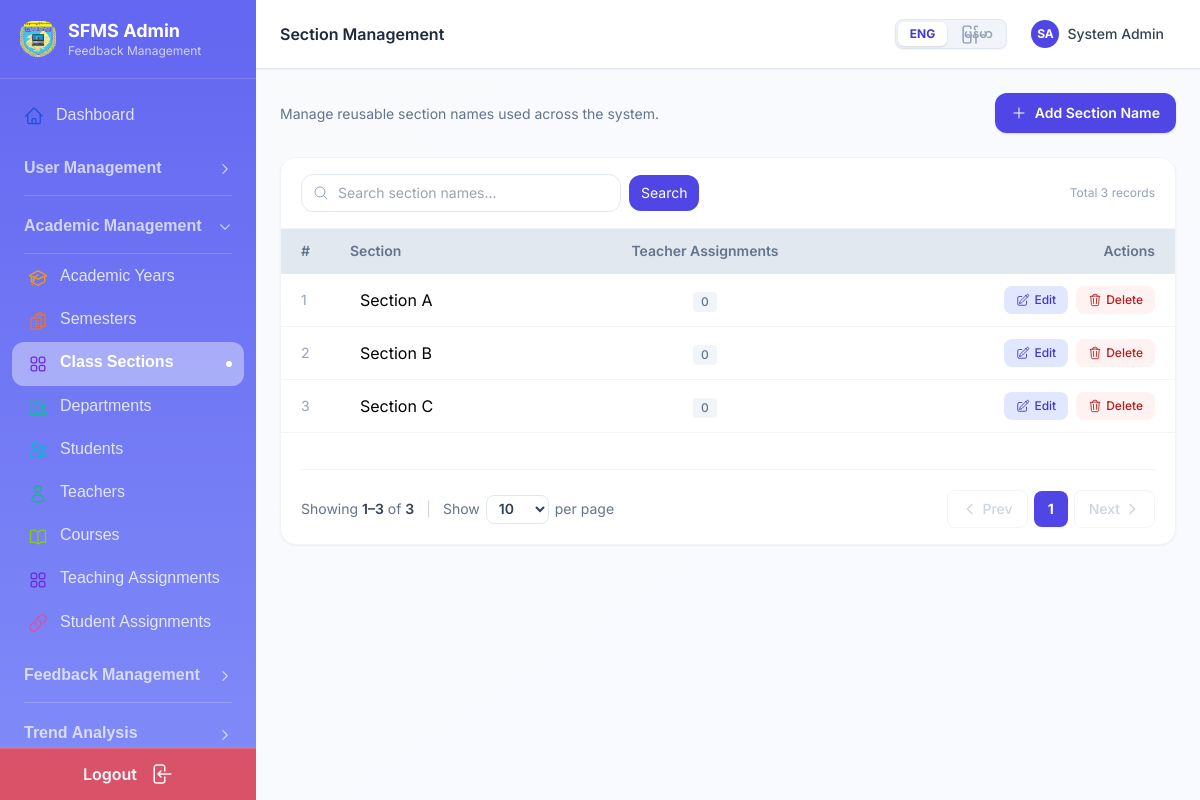
Page /admin/section_management.php (signed in) on the committed database.
### tables this page shows
CREATE TABLE IF NOT EXISTS users (
    id INT AUTO_INCREMENT PRIMARY KEY,
    name VARCHAR(100) NOT NULL,
    username VARCHAR(50) NOT NULL UNIQUE,
    email VARCHAR(100) NOT NULL UNIQUE,
    password VARCHAR(255) NOT NULL,
    role ENUM('admin','teacher','student') NOT NULL,
    profile_image VARCHAR(255) DEFAULT NULL,
    created_at TIMESTAMP DEFAULT CURRENT_TIMESTAMP,
    updated_at TIMESTAMP DEFAULT CURRENT_TIMESTAMP ON UPDATE CURRENT_TIMESTAMP
);

CREATE TABLE IF NOT EXISTS section_master (
    id INT AUTO_INCREMENT PRIMARY KEY,
    section_name VARCHAR(10) NOT NULL UNIQUE,
    created_at TIMESTAMP DEFAULT CURRENT_TIMESTAMP,
    updated_at TIMESTAMP DEFAULT CURRENT_TIMESTAMP ON UPDATE CURRENT_TIMESTAMP
);

### admin/section_management.php (the view, shortened to what the rows shown need)
<?php
require_once '../config/db.php';
require_once '../includes/auth.php';
require_once '../includes/functions.php';
$pageTitle = $LANG['section_management_title'] ?? 'Section Management';
$search = clean($_GET['search'] ?? '');
$perPage = max(10, min(100, (int) ($_GET['per_page'] ?? 10)));
$page = max(1, (int) ($_GET['page'] ?? 1));
$conditions = [];
$params = [];
$types = '';
$where = $conditions ? 'WHERE ' . implode(' AND ', $conditions) : '';
$countSql = "SELECT COUNT(*) AS c FROM section_master sm $where";
$c = $conn->prepare($countSql);
$c->execute();
$total = (int) $c->get_result()->fetch_assoc()['c'];
$pg = paginate($total, $perPage, $page);
$off = $pg['offset'];
$dataSql = "SELECT sm.*,
    (SELECT COUNT(*) FROM sections WHERE section_id = sm.id) AS assignment_count
    FROM section_master sm $where ORDER BY sm.section_name ASC LIMIT ? OFFSET ?";
$params[] = $perPage;
$params[] = $off;
$types .= 'ii';
$stmt = $conn->prepare($dataSql);
$stmt->bind_param($types, ...$params);
$stmt->execute();
$rows = $stmt->get_result()->fetch_all(MYSQLI_ASSOC);
$buildQuery = function ($overrides = []) use ($search) {
    $params = array_merge(['search' => $search], $overrides);
    $params = array_filter($params);
    return 'section_management.php' . ($params ? '?' . http_build_query($params) : '');
};
include '../includes/admin_header.php';
include '../includes/admin_sidebar.php';
?>
<div class="bg-white rounded-2xl shadow-sm border border-slate-100 overflow-hidden">
    <div class="overflow-x-auto">
        <table class="w-full border-collapse">
            <thead class="bg-slate-200 border-b border-slate-200">
                <tr>
                    <th class="text-left px-5 py-3 text-slate-500 w-12 text-sm font-semibold">#</th>
                    <th class="text-left px-5 py-3 text-slate-500 text-sm font-semibold">
                        <?= $LANG['section_name'] ?? 'Section Name' ?>
                    </th>
                    <th class="text-center px-5 py-3 text-slate-500 text-sm font-semibold">
                        <?= $LANG['assignments_label'] ?? 'Assignments' ?>
                    </th>
                    <th class="text-right px-5 py-3 text-slate-500 text-sm font-semibold">
                        <?= $LANG['col_actions'] ?? 'Actions' ?>
                    </th>
                </tr>
            </thead>
            <tbody class="divide-y divide-slate-100">
                <?php if ($rows): ?>
                    <?php foreach ($rows as $i => $row): ?>
                        <tr class="hover:bg-slate-50 transition-colors">
                            <td class="px-5 py-3 text-sm text-slate-400"><?= $pg['offset'] + $i + 1 ?></td>
                            <td class="px-5 py-3">
                                <span class="inline-flex items-center px-2.5 py-0.5 rounded-full text-md">
                                    <?= $LANG['section_label'] ?? 'Section' ?>         <?= e($row['section_name']) ?>
                                </span>
                            </td>
                            <td class="px-5 py-3 text-center">
                                <span
                                    class="inline-flex items-center px-2 py-0.5 rounded text-xs font-medium <?= $row['assignment_count'] > 0 ? 'bg-green-100 text-green-700' : 'bg-slate-100 text-slate-500' ?>">
                                    <?= $row['assignment_count'] ?>
                                </span>
                            </td>
                            <td class="px-5 py-3 text-right">
                                <div class="flex items-center justify-end gap-2">
                                    <button onclick="openEdit(<?= htmlspecialchars(json_encode($row), ENT_QUOTES) ?>)"
                                        class="inline-flex items-center gap-1 px-3 py-1.5 text-xs font-medium text-indigo-700 bg-indigo-100 hover:bg-indigo-200 rounded-lg">
                                        <?= iconSvg('edit', 'w-3.5 h-3.5') ?>
                                        <?= $LANG['edit'] ?? 'Edit' ?>
                                    </button>
                                    <button onclick="openDelete(<?= $row['id'] ?>, '<?= e($row['section_name']) ?>')"
                                        class="inline-flex items-center gap-1 px-3 py-1.5 text-xs font-medium text-red-700 bg-red-50 hover:bg-red-100 rounded-lg">
                                        <?= iconSvg('trash', 'w-3.5 h-3.5') ?>
                                        <?= $LANG['delete'] ?? 'Delete' ?>
                                    </button>
                                </div>
                            </td>
                        </tr>
                    <?php endforeach ?>
                <?php endif ?>
            </tbody>
        </table>
    </div>
    <div class="px-5 py-4 border-t border-slate-100">
        <?= paginationLinks($pg, $buildQuery(), $perPage) ?>
    </div>
</div>
<?php include '../includes/admin_footer.php'; ?>

### includes/admin_sidebar.php (shortened to what the rows shown need)
        <?php $groupActive = false; ?>
        <?php foreach ($nav as $item): ?>
            <?php if (($item['type'] ?? '') === 'section'): ?>
                <?php if ($groupActive): ?>
                    </div>
                    <?php $groupActive = false; ?>
                <?php endif; ?>
                <p class="px-3 pt-4 pb-1
                           text-[12px]
                           font-semibold
                           leading-[1.7]
                           tracking-wide
                           text-white/60">
                    <?= e($item['label']) ?>
                </p>
            <?php elseif (($item['type'] ?? '') === 'group'): ?>
                <?php if ($groupActive): ?>
                    </div>
                    <?php $groupActive = false; ?>
                <?php endif; ?>
                <?php $groupKey = $item['key']; ?>
                <div class="px-3 pt-4 pb-0">
                    <button onclick="toggleGroup('<?= $groupKey ?>')" class="w-full flex items-center justify-between
                               pb-3
                               text-[16px]
                               font-semibold
                               leading-[1.7]
                               text-white/70
                               hover:text-white
                               transition-colors
                               border-b border-white/20">
                        <span>
                            <?= e($item['label']) ?>
                        </span>
                        <svg id="chevron-<?= $groupKey ?>" xmlns="http://www.w3.org/2000/svg" fill="none" viewBox="0 0 24 24"
                            stroke-width="2" stroke="currentColor" class="w-3.5 h-3.5 flex-shrink-0
                                   transition-transform duration-200
                                   <?= $item['isOpen'] ? 'rotate-90' : '' ?>">
                            <path stroke-linecap="round" stroke-linejoin="round" d="M8.25 4.5l7.5 7.5-7.5 7.5" />
                        </svg>
                    </button>
                </div>
                <div id="group-<?= $groupKey ?>" class="<?= $item['isOpen'] ? '' : 'hidden' ?>">
                    <?php $groupActive = true; ?>
                <?php else:
                ?>
                        <?= iconSvg(
                            $item['icon'],
                            'w-5 h-5 flex-shrink-0 ' .
                            ($item['iconColor'] ?? 'text-white/80')
                        ) ?>
                <?php endif; ?>
            <?php endforeach; ?>
            <?php if ($groupActive): ?>
            </div>
        <?php endif; ?>
<div class="flex-1 flex flex-col min-w-0 overflow-hidden">
    <header class="
            bg-white
            border-b border-slate-200
            px-4 lg:px-6
            py-3.5
            flex items-center gap-4
            flex-shrink-0
            sticky top-0
            z-20
            shadow-sm
        ">
        <div>
            <h1 class="text-base font-semibold text-slate-800">
                <?= e($pageTitle) ?>
            </h1>
        </div>
        <div class="ml-auto flex items-center gap-3">
            <a href="/studentfeedbackucsh/admin/profile.php" class="
                    flex items-center gap-2
                    px-3 py-1.5
                    rounded-xl
                    hover:bg-slate-50
                    transition-colors
                ">
                <?php if (!empty($user['profile_image'])): ?>
                    <img src="/studentfeedbackucsh/<?= e($user['profile_image']) ?>" alt="Profile"
                        class="w-7 h-7 rounded-full object-cover">
                <?php else: ?>
                    <div class="
                            w-7 h-7
                            rounded-full
                            bg-indigo-600
                            flex items-center justify-center
                            text-xs
                            font-bold
                            text-white
                        ">
                        <?= e($initials) ?>
                    </div>
                <?php endif; ?>
                <span class="hidden md:block text-sm font-medium text-slate-700">
                    <?= e($user['name']) ?>
                </span>
            </a>
        </div>
    </header>
    <main class="flex-1 overflow-y-auto p-4 lg:p-6">

### includes/functions.php (shortened to what the rows shown need)
<?php
function e(string $s): string
{
    return htmlspecialchars($s, ENT_QUOTES, 'UTF-8');
}
function clean($val): string
{
    return trim(strip_tags($val));
}
function avatarInitials(string $name): string
{
    $parts = array_filter(explode(' ', trim($name)));
    $initials = '';
    foreach ($parts as $p) {
        $initials .= strtoupper($p[0]);
        if (strlen($initials) >= 2)
            break;
    }
    return $initials ?: 'U';
}
function paginate(int $total, int $perPage, int $current): array
{
    $totalPages = max(1, (int) ceil($total / $perPage));
    $current = max(1, min($current, $totalPages));
    return [
        'total' => $total,
        'per_page' => $perPage,
        'current' => $current,
        'total_pages' => $totalPages,
        'offset' => ($current - 1) * $perPage,
    ];
}
function paginationLinks(array $pg, string $baseUrl, int $perPage = 10): string
{
    global $LANG;
    $cur = $pg['current'];
    $total = $pg['total_pages'];
    $showing = $LANG['pagination_showing'] ?? 'Showing';
    $of = $LANG['pagination_of'] ?? 'of';
    $parsedUrl = parse_url($baseUrl);
    $existingParams = [];
    $path = $parsedUrl['path'] ?? '';
    $buildUrl = function (int $page) use ($path, $existingParams, $perPage) {
        $params = $existingParams;
        $params['page'] = $page;
        $params['per_page'] = $perPage;
        return $path . '?' . http_build_query($params);
    };
    $pages = [];
    $pages[] = 1;
    for ($i = max(2, $cur - 1); $i <= min($total - 1, $cur + 1); $i++) {
        $pages[] = $i;
    }
    $pages = array_unique($pages);
    sort($pages);
    $pageLinks = '';
    $prevPage = 0;
    foreach ($pages as $p) {
        if ($p === $cur) {
            $pageLinks .= '<span class="px-3.5 py-2 rounded-lg bg-indigo-600 text-white text-sm font-bold shadow-sm">' . $p . '</span>';
        } else {
            $pageLinks .= '<a href="' . $buildUrl($p) . '" class="px-3.5 py-2 rounded-lg border border-slate-200 text-sm text-slate-600 font-medium hover:bg-slate-100 hover:border-slate-300 transition-all duration-150">' . $p . '</a>';
        }
    }
    $ppOptions = '';
    foreach ([10, 25, 50, 100] as $pp) {
        $ppOptions .= '<option value="' . $pp . '"' . ($pp == $perPage ? ' selected' : '') . '>' . $pp . '</option>';
    }
    $start = ($cur - 1) * $perPage + 1;
    $end = min($cur * $perPage, $pg['total']);
    $html = '<nav class="flex flex-col sm:flex-row items-center justify-between gap-4 mt-5 pt-5 border-t border-slate-100">';
    $html .= '<div class="flex flex-wrap items-center gap-3 text-sm text-slate-500">';
    $html .= '<span>' . $showing . ' <span class="font-semibold text-slate-700">' . $start . '–' . $end . '</span> ' . $of . ' <span class="font-semibold text-slate-700">' . $pg['total'] . '</span></span>';
    $html .= '<span class="text-slate-300">|</span>';
    $html .= '<span class="inline-flex items-center gap-1.5">';
    $html .= '<span>Show</span>';
    $html .= '<select onchange="changePerPage(this.value, \'' . htmlspecialchars(addcslashes($path, "'"), ENT_QUOTES) . '\', ' . $perPage . ')" class="border border-slate-200 rounded-lg px-2 py-1 text-sm font-semibold text-slate-700 bg-white focus:outline-none focus:ring-2 focus:ring-blue-500 focus:border-blue-500 cursor-pointer transition-all duration-150">';
    $html .= $ppOptions;
    $html .= '</select>';
    $html .= '<span>per page</span>';
    $html .= '</span>';
    $html .= '</div>';
    $html .= '<div class="flex items-center gap-1.5">';
    if ($cur > 1) {
        $html .= '<a href="' . $buildUrl($cur - 1) . '" class="px-3.5 py-2 rounded-lg border border-slate-200 text-sm font-medium text-slate-600 hover:bg-slate-100 hover:border-slate-300 transition-all duration-150 inline-flex items-center gap-1">';
        $html .= '<svg class="w-4 h-4" fill="none" stroke="currentColor" viewBox="0 0 24 24"><path stroke-linecap="round" stroke-linejoin="round" stroke-width="2" d="M15 19l-7-7 7-7"/></svg>';
        $html .= 'Prev</a>';
    } else {
        $html .= '<span class="px-3.5 py-2 rounded-lg border border-slate-100 text-sm font-medium text-slate-300 cursor-not-allowed inline-flex items-center gap-1">';
        $html .= '<svg class="w-4 h-4" fill="none" stroke="currentColor" viewBox="0 0 24 24"><path stroke-linecap="round" stroke-linejoin="round" stroke-width="2" d="M15 19l-7-7 7-7"/></svg>';
        $html .= 'Prev</span>';
    }
    $html .= $pageLinks;
    if ($cur < $total) {
        $html .= '<a href="' . $buildUrl($cur + 1) . '" class="px-3.5 py-2 rounded-lg border border-slate-200 text-sm font-medium text-slate-600 hover:bg-slate-100 hover:border-slate-300 transition-all duration-150 inline-flex items-center gap-1">';
        $html .= 'Next<svg class="w-4 h-4" fill="none" stroke="currentColor" viewBox="0 0 24 24"><path stroke-linecap="round" stroke-linejoin="round" stroke-width="2" d="M9 5l7 7-7 7"/></svg>';
        $html .= '</a>';
    } else {
        $html .= '<span class="px-3.5 py-2 rounded-lg border border-slate-100 text-sm font-medium text-slate-300 cursor-not-allowed inline-flex items-center gap-1">';
        $html .= 'Next<svg class="w-4 h-4" fill="none" stroke="currentColor" viewBox="0 0 24 24"><path stroke-linecap="round" stroke-linejoin="round" stroke-width="2" d="M9 5l7 7-7 7"/></svg>';
        $html .= '</span>';
    }
    $html .= '</div></nav>';
    $html .= '<script>
if(typeof changePerPage!=="function"){
    function changePerPage(val,path,currentPP){
        if(val==currentPP)return;
        var u=new URL(window.location.href);
        u.searchParams.set("per_page",val);
        u.searchParams.delete("page");
        window.location.href=u.href;
    }
}
</script>';
    return $html;
}
function iconSvg(string $name, string $class = 'w-5 h-5'): string
{
    $d = $paths[$name] ?? '';
    return "<svg xmlns=\"http://www.w3.org/2000/svg\" fill=\"none\" viewBox=\"0 0 24 24\" stroke-width=\"1.5\" stroke=\"currentColor\" class=\"{$class}\"><path stroke-linecap=\"round\" stroke-linejoin=\"round\" d=\"{$d}\"/></svg>";
}

### rows in the picture
users: name "SA", name "System Admin"
section_master: offset "1", section_name "A", assignment_count "0", id "1", id "3"
section_master: offset "2", section_name "B", assignment_count "0"
section_master: offset "3", section_name "C", assignment_count "0"

### other values in the picture
$LANG['admin_portal'] "SFMS Admin"
$LANG['admin_portal_sub'] "Feedback Management"
$item['label'] "Dashboard"
$item['label'] "User Management"
$item['label'] "Academic Management"
$item['label'] "Academic Years"
$item['label'] "Semesters"
$item['label'] "Class Sections"
$item['label'] "Departments"
$item['label'] "Students"
$item['label'] "Teachers"
$item['label'] "Courses"
$item['label'] "Teaching Assignments"
$item['label'] "Student Assignments"
$item['label'] "Feedback Management"
